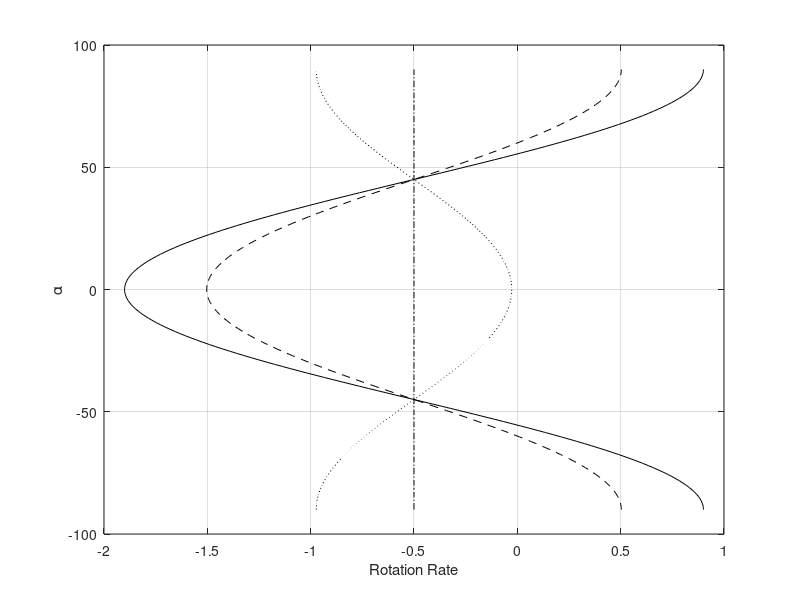

This figure's MATLAB source: (Note: this script raises an error after producing the figure.)
%==============================================================================================================
% ELL_ROT_RATE
%
% Analytical formula for the rotation rate of an ellipse in combined, inclined  simple & pure shear
%
% 2002, Dani Schmid
%
% DISCLAIMER OF WARRANTY: 
% Since the Software is provided free of charge, the Software is provided on an AS IS basis,
% without warranty of any kind, including without limitation the warranties of merchantability,
% fitness for a particular purpose and non-infringement. The entire risk as to the quality and performance 
% of the Software is borne by you. Should the Software prove defective, 
% you assume the entire cost of any service and repair. 
%
% LIMITATION OF LIABILITY: 
% UNDER NO CIRCUMSTANCES AND UNDER NO LEGAL THEORY, TORT, CONTRACT, OR OTHERWISE, 
% SHALL THE AUTHORS BE LIABLE TO YOU OR ANY OTHER PERSON FOR ANY INDIRECT, SPECIAL, INCIDENTAL, 
% OR CONSEQUENTIAL DAMAGES OF ANY CHARACTER INCLUDING, WITHOUT LIMITATION, DAMAGES FOR LOSS OF GOODWILL, 
% WORK STOPPAGE, COMPUTER FAILURE OR MALFUNCTION, OR ANY AND ALL OTHER COMMERCIAL DAMAGES OR LOSSES
%==============================================================================================================

%CLEAR FIGURE
figure(1);
clf;

%FAR FIELD FLOW
er      = 0;
gr      = 1;
alpha   = -pi/2:(pi/2)/100:pi/2;

%ELLIPSE ASPECT RATIO
t       = 6;

%VISCOSITIES
mc      = [1e6,      1,  1/10, 1/100];
Styles  = {':k', '-.k', '--k', '-k'};

for m=1:length(mc)
    %ROTATAION RATE
	rot_rate = (-1./2.*(t.^2-mc(m).*t.^2+mc(m)-1)./ ...
                   (mc(m).*t.^2+mc(m)+2.*t).*cos(2.*alpha)-1./2).*gr ...
                   -1./2.*(2.*mc(m).*t.^2-2.*t.^2-2.*mc(m)+2)./ ...
                   (mc(m).*t.^2+mc(m)+2.*t).*sin(2.*alpha).*er;

    
    %PLOT
    plot(rot_rate, alpha/pi*180, Styles{m});
    hold on;
end
grid on;
xlabel('Rotation Rate');
ylabel('\alpha');
legend('\mu_c/\mu_m=\infty','\mu_c/\mu_m=1','\mu_c/\mu_m=1/10','\mu_c/\mu_m=1/100', -1)
